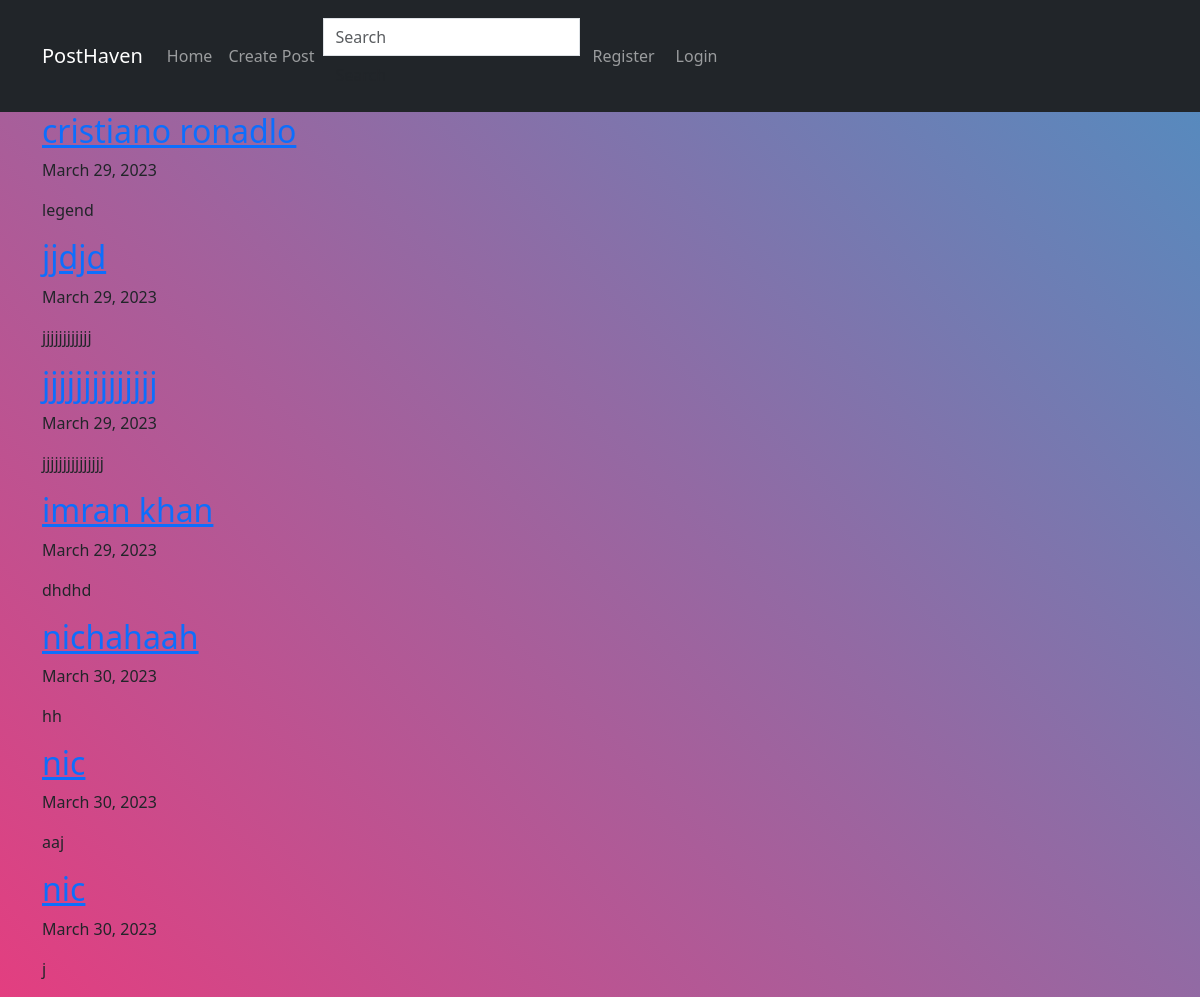
The page /search/ on the database as committed earlier.
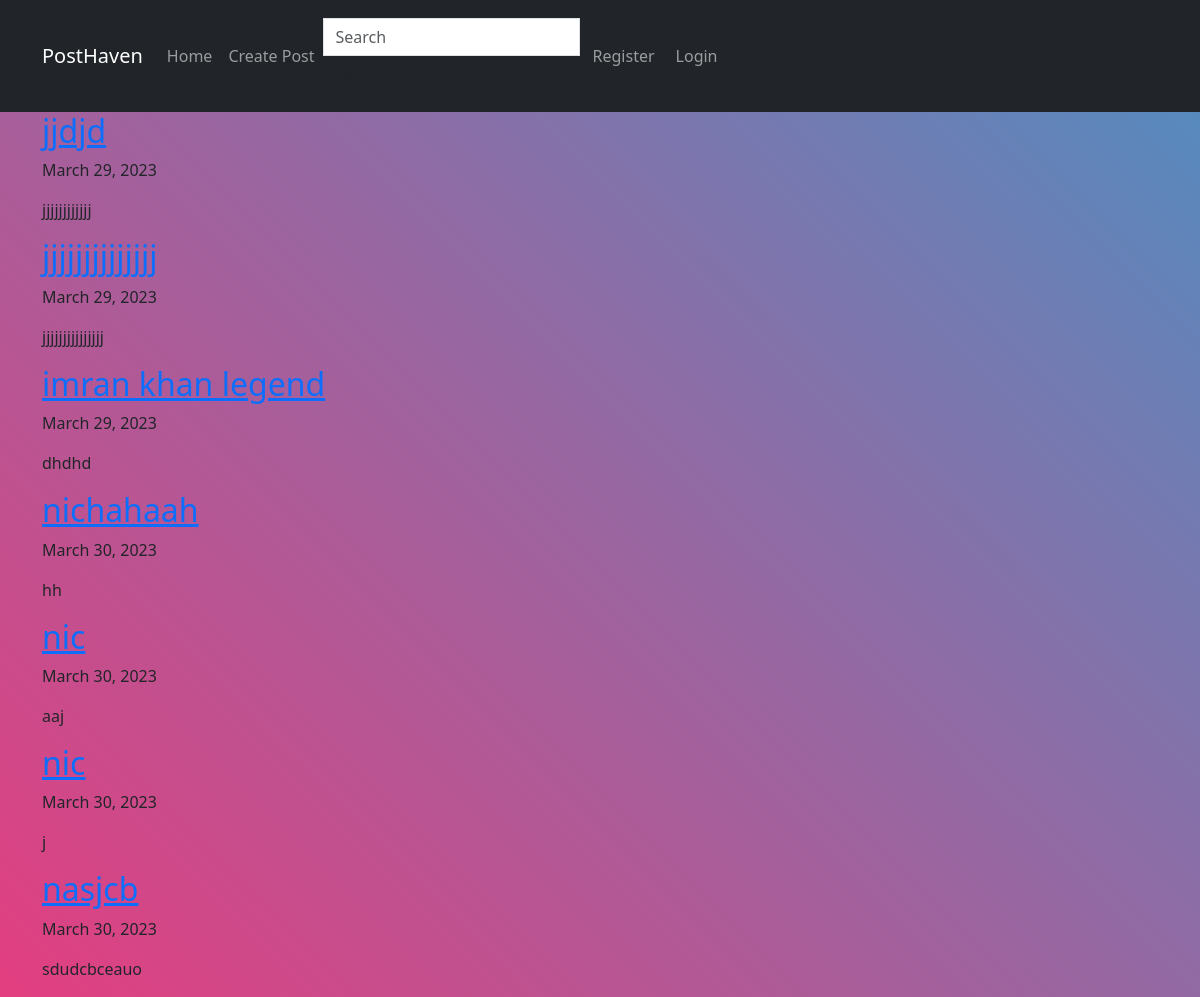
The same page on the database as committed later.
### myapp/models.py (models this page shows, shortened)
class Post(models.Model):
    title = models.CharField(max_length=200)
    content = models.TextField()
    image = models.ImageField(upload_to='post_images/', null=True, blank=True)
    date_posted = models.DateTimeField(default=timezone.now)
    author = models.ForeignKey(User, on_delete=models.CASCADE)

### myapp/views.py (the view)
# urls.py: path('search/', search_posts, name='search_posts'),
def search_posts(request):
    query = request.GET.get('q')
    if query:
        posts = Post.objects.filter(Q(title__icontains=query))
    else:
        posts = Post.objects.all()
    context = {'posts': posts}
    return render(request, 'myapp/post_list.html', context)

### myapp/templates/myapp/post_list.html
{% extends 'myapp/base.html' %}
{% block content %}
  {% for post in posts %}
    <div class="post">
      <h2><a href="{% url 'myapp:post_detail' pk=post.pk %}">{{ post.title }}</a></h2>
      <p class="date">{{ post.date_posted|date }}</p>
      <p>{{ post.content }}</p>
    </div>
  {% empty %}
    <p>No posts yet.</p>
  {% endfor %}
{% endblock %}

### myapp/templates/myapp/base.html (shortened to what this page needs)
{% load static %}
<!DOCTYPE html>
<html lang="en">
<head>
  <link rel="stylesheet" type="text/css" href="{% static 'bootstrap-5.3.0-alpha2-dist/css/bootstrap.min.css' %}">
</head>
<body>
  <nav class="navbar navbar-expand-lg navbar-dark bg-dark">
    <div class="container">
      <a class="navbar-brand" href="{% url 'myapp:home' %}">PostHaven</a>
      <div class="collapse navbar-collapse" id="navbarNav">
        <ul class="navbar-nav">
          <li class="nav-item">
            <a class="nav-link" href="{% url 'myapp:home' %}">Home</a>
          </li>
          <li class="nav-item">
            <a class="nav-link" href="{% url 'myapp:post_create' %}">Create Post</a>
          </li>
        </ul>
        <form class="form-inline my-2 my-lg-0" action="{% url 'myapp:search_posts' %}" method="GET">
          <input class="form-control mr-sm-2" type="search" placeholder="Search" aria-label="Search" name="q">
          <button class="btn btn-outline success my-2 my-sm-0" type="submit">Search</button>
        </form>
        <ul class="navbar-nav ml-auto">
        {% if user.is_authenticated %}
        <li class="nav-item">
        <a class="nav-link" href="{% url 'myapp:profile' username=user.username %}">{{ user.username }}>
        <i class="fa fa-user"></i> Profile
        </a>
        </li>
        <li class="nav-item">
        <a class="nav-link" href="{% url 'myapp:logout' %}">
        <i class="fa fa-sign-out"></i> Logout
        </a>
        </li>
        {% else %}
        <li class="nav-item">
        <a class="nav-link" href="{% url 'myapp:register' %}">
         Register
        </a>
        </li>
        <li class="nav-item">
        <a class="nav-link" href="{% url 'myapp:login' %}">
         Login
        </a>
        </li>
        {% endif %}
        </ul>
        </div>
        </div>
          </nav>
          <div class="container">
        {% block content %}
        {% endblock %}
          </div>
        </body>
        </html>

### myapp/templates/myapp/base.html (style rules this page uses)
body { background: linear-gradient(45deg, #EE7752, #E73C7E, #23A6D5, #23D5AB); background-size: 400% 400%; animation: gradient 15s ease infinite; }
.navbar { background-color: #333; }
.form-inline { padding-top: 10px; padding-bottom: 10px; }
.form-control { border-radius: 0; }

Rows that differ between the two databases and show on the page:
removed Post: title "cristiano ronadlo", date_posted "March 29, 2023", content "legend"
changed Post "dhdhd": title "imran khan" → "imran khan legend"
added Post: title "nasjcb", date_posted "March 30, 2023", content "sdudcbceauo"
